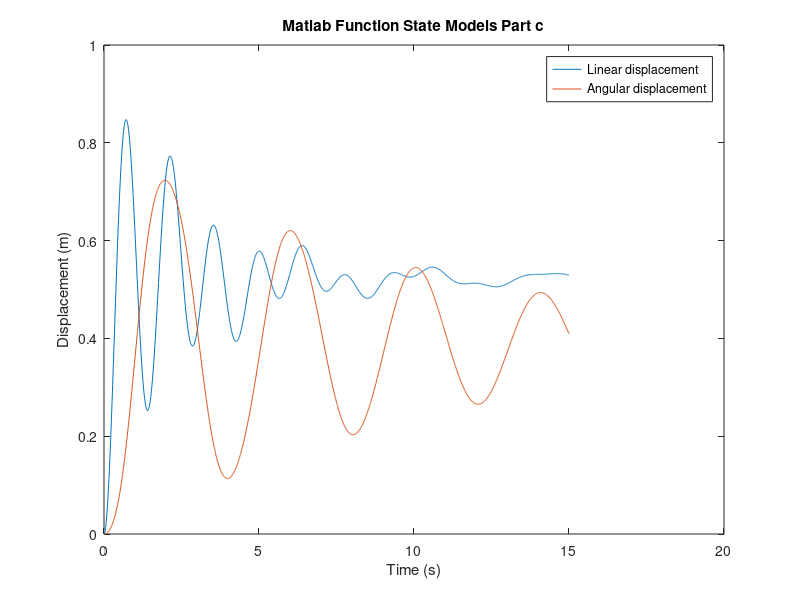

Source code (MATLAB):
%%mathematical model
%% input
dt = 0.01;
t = 0:dt:15;
t_mat = vec2mat(t,1); %number of rows = number of time samples
b=20;
k=500;
k_theta = 1000;
b_theta = 80;
p=7874;
L=0.15;
r=0.75;
h=0.1;
m = p*L*L*L;
j = 0.5*(p*h*pi*(r^2))*(r^2);
%% system matrices
%%input
a = [-b/m -1/m 0 0; k 0 -k*r 0 ; b*r/j r/j -b_theta/j -1/j; 0 0 k_theta 0];
b1 = [1/m 1; 0 0; 0 m*r/j; 0 0]; %%2 columns for 2 inputs ft & g
%%output
c = [0 1/k 0 0; 0 0 0 1/k_theta];
d = [0 0;0 0]; %%2 columns for 2 inputs ft & g
sys = ss(a,b1,c,d);
%% state vectors
n=15/dt;
x = zeros(4,n);
x_diff = [0;0;0;0];
ft(1,1:(n+1))=0;
ft(1,1)=100;
g(1,1:n+1) = 9.81;
u = [ft' g']; %%number of rows = number of time samples, number of columns = number of inputs
y = lsim(sys,u,t_mat);
%% plot
figure;
plot(t_mat,y);
title('Matlab Function State Models Part c');
xlabel('Time (s)');
ylabel('Displacement (m)');
legend('Linear displacement','Angular displacement');
